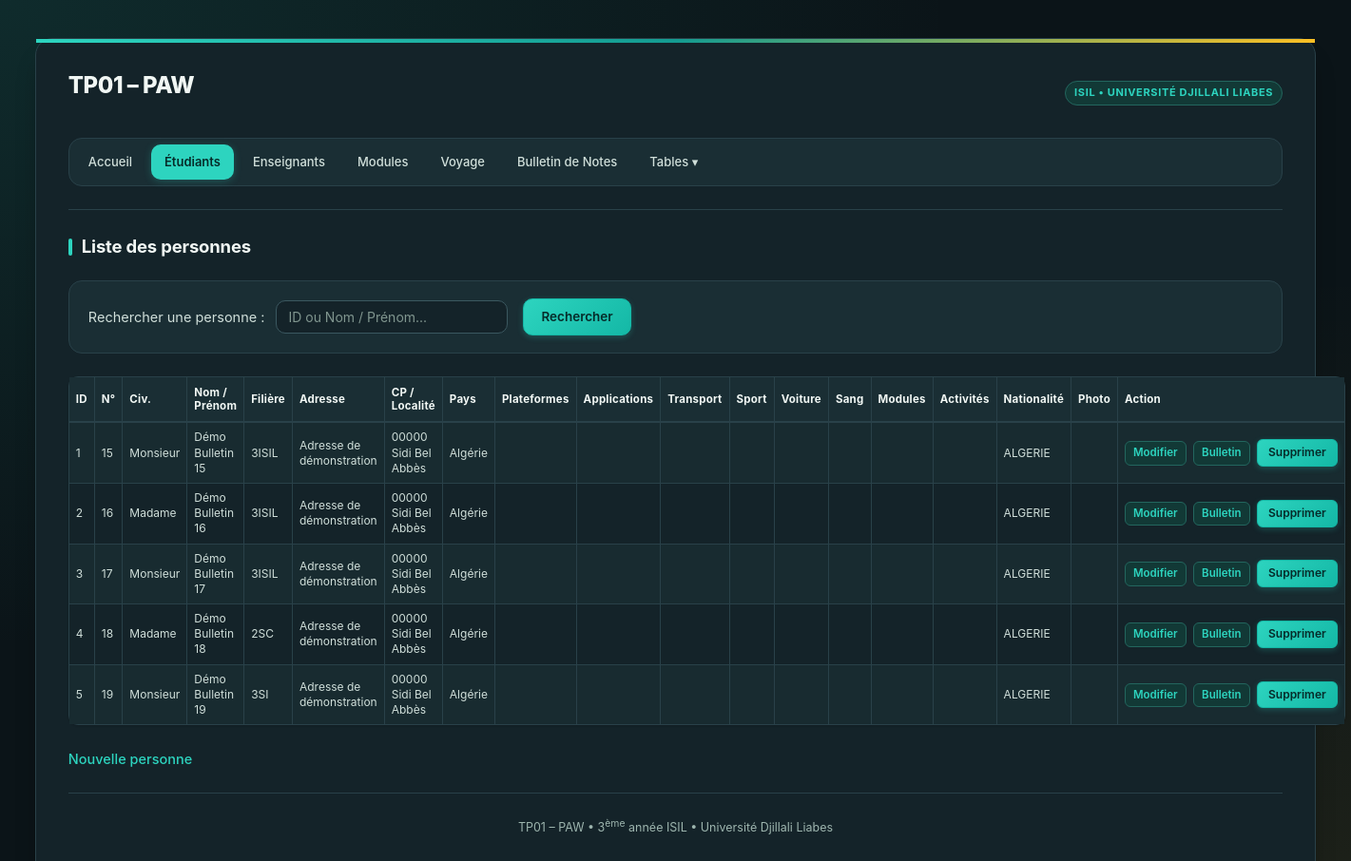
Screenshot of /personne/liste.php with the database file from the repository.
### tables this page shows
CREATE TABLE IF NOT EXISTS personne (
  id               INT AUTO_INCREMENT PRIMARY KEY,
  numero           VARCHAR(10)  NOT NULL,
  civilite         VARCHAR(15)  NOT NULL,
  nom_prenom       VARCHAR(80)  NOT NULL,
  adresse          VARCHAR(150) NOT NULL,
  code_postal      VARCHAR(10)  NOT NULL,
  localite         VARCHAR(60)  NOT NULL,
  pays             VARCHAR(40)  NOT NULL,
  plateformes      VARCHAR(100) DEFAULT '',
  applications     VARCHAR(255) DEFAULT '',
  transport        VARCHAR(20)  NOT NULL DEFAULT '',
  sport            VARCHAR(40)  NOT NULL DEFAULT '',
  activites        VARCHAR(100) NOT NULL DEFAULT '',
  modules          VARCHAR(100) NOT NULL DEFAULT '',
  groupe_sanguin   VARCHAR(10)  NOT NULL DEFAULT '',
  modele_voiture   VARCHAR(150) NOT NULL DEFAULT '',
  filiere          VARCHAR(30)  NOT NULL DEFAULT '',
  nationalite_code VARCHAR(3)   NOT NULL,
  photo            VARCHAR(100) DEFAULT NULL,
   
  CONSTRAINT fk_personne_nationalite
    FOREIGN KEY (nationalite_code) REFERENCES nationalite(code)
    ON UPDATE CASCADE ON DELETE RESTRICT
);

CREATE TABLE IF NOT EXISTS nationalite (
  code    VARCHAR(3)  NOT NULL PRIMARY KEY,
  libelle VARCHAR(40) NOT NULL
);

### includes/fonctions.php (called while the page is built, shortened)
<?php
function h($texte): string
{
    return htmlspecialchars((string)$texte, ENT_QUOTES, 'UTF-8');
}

### personne/liste.php (the view, shortened to what this page needs)
<?php
require_once __DIR__ . '/../config/database.php';
require_once __DIR__ . '/../includes/fonctions.php';
$termeRecherche = trim((string)($_GET['q'] ?? $_GET['id'] ?? ''));
$erreurRecherche = false;
$personnes = [];
$sql = 'SELECT p.*, n.libelle AS nationalite
        FROM personne p
        LEFT JOIN nationalite n ON n.code = p.nationalite_code';
$params = [];
$sql .= ' ORDER BY p.id';
try {
    $stmt = $pdo->prepare($sql);
    $stmt->execute($params);
    $personnes = $stmt->fetchAll();
} catch (PDOException $e) {
    $erreurRecherche = true;
}
require __DIR__ . '/../includes/header.php';
?>
<form method="get" action="liste.php" class="form-recherche">
    <label for="search-input">Rechercher une personne :</label>
    <input type="text" name="q" id="search-input" placeholder="ID ou Nom / Prénom..." value="<?= h($termeRecherche) ?>">
    <button type="submit">Rechercher</button>
</form>
<?php if ($erreurRecherche): ?>
    <p class="erreur">Une erreur est survenue lors de la recherche.</p>
<?php elseif (!$personnes && $termeRecherche !== ''): ?>
    <p>Aucune personne trouvée pour la recherche « <?= h($termeRecherche) ?> ».</p>
<?php elseif (!$personnes): ?>
    <p>Aucune personne enregistrée.</p>
<?php else: ?>
    <table class="liste">
        <tr>
            <th>ID</th><th>N°</th><th>Civ.</th><th>Nom / Prénom</th><th>Filière</th><th>Adresse</th><th>CP / Localité</th>
            <th>Pays</th><th>Plateformes</th><th>Applications</th><th>Transport</th><th>Sport</th><th>Voiture</th>
            <th>Sang</th><th>Modules</th><th>Activités</th><th>Nationalité</th><th>Photo</th><th>Action</th>
        </tr>
        <?php foreach ($personnes as $p): ?>
            <tr>
                <td><?= h($p['id']) ?></td>
                <td><?= h($p['numero']) ?></td>
                <td><?= h($p['civilite']) ?></td>
                <td><?= h($p['nom_prenom']) ?></td>
                <td><?= h($p['filiere'] ?? '') ?></td>
                <td><?= h($p['adresse']) ?></td>
                <td><?= h($p['code_postal']) ?> <?= h($p['localite']) ?></td>
                <td><?= h($p['pays']) ?></td>
                <td><?= h($p['plateformes']) ?></td>
                <td><?= h($p['applications']) ?></td>
                <td><?= h($p['transport']) ?></td>
                <td><?= h($p['sport']) ?></td>
                <td><?= h($p['modele_voiture'] ?? '') ?></td>
                <td><?= h($p['groupe_sanguin'] ?? '') ?></td>
                <td><?= h($p['modules'] ?? '') ?></td>
                <td><?= h($p['activites']) ?></td>
                <td><?= h($p['nationalite']) ?></td>
                <td>
                </td>
                <td>
                    <a href="modifier.php?id=<?= h($p['id']) ?>">Modifier</a>
                    <a href="../bulletin/bulletin.php?id=<?= h($p['id']) ?>">Bulletin</a>
                    <form method="post" action="supprimer.php" onsubmit="return confirm('Supprimer définitivement la personne <?= h($p['nom_prenom']) ?> (ID <?= h($p['id']) ?>) ?');">
                        <button type="submit">Supprimer</button>
                    </form>
                </td>
            </tr>
        <?php endforeach; ?>
    </table>
<?php endif; ?>
<p><a href="formulaire.php">Nouvelle personne</a></p>
<?php require __DIR__ . '/../includes/footer.php'; ?>

### rows the page displays
personne: id "1", numero "15", civilite "Monsieur", nom_prenom "Démo Bulletin 15", filiere "3ISIL", adresse "Adresse de démonstration", code_postal "00000", localite "Sidi Bel Abbès", pays "Algérie", nationalite_code.libelle "ALGERIE"
personne: id "2", numero "16", civilite "Madame", nom_prenom "Démo Bulletin 16", filiere "3ISIL", adresse "Adresse de démonstration", code_postal "00000", localite "Sidi Bel Abbès", pays "Algérie", nationalite_code.libelle "ALGERIE"
personne: id "3", numero "17", civilite "Monsieur", nom_prenom "Démo Bulletin 17", filiere "3ISIL", adresse "Adresse de démonstration", code_postal "00000", localite "Sidi Bel Abbès", pays "Algérie", nationalite_code.libelle "ALGERIE"
personne: id "4", numero "18", civilite "Madame", nom_prenom "Démo Bulletin 18", filiere "2SC", adresse "Adresse de démonstration", code_postal "00000", localite "Sidi Bel Abbès", pays "Algérie", nationalite_code.libelle "ALGERIE"
personne: id "5", numero "19", civilite "Monsieur", nom_prenom "Démo Bulletin 19", filiere "3SI", adresse "Adresse de démonstration", code_postal "00000", localite "Sidi Bel Abbès", pays "Algérie", nationalite_code.libelle "ALGERIE"

### other values shown
$titre "Liste des personnes"
